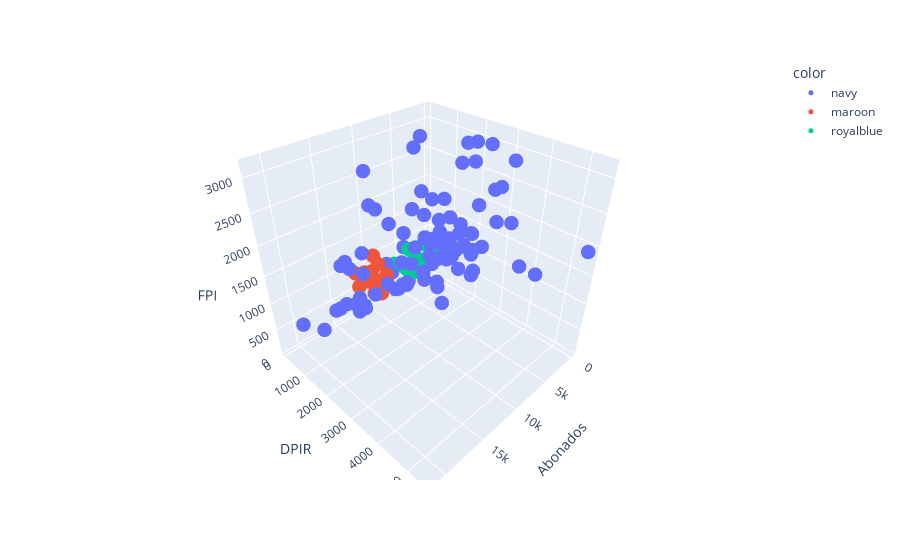

Notebook code cell kept with this figure:
### Code cell
colors = ['royalblue', 'maroon', 'forestgreen', 'mediumorchid', 'tan', 'deeppink', 'olive', 'goldenrod', 'lightcyan', 'navy']
vectorizer = np.vectorize(lambda x: colors[x % len(colors)])

fig = px.scatter_3d(datosA, x="Abonados", y="DPIR", z="FPI", 
                    color=vectorizer(dbscan.labels_))
fig.update_traces(
    textfont=dict(
        family="Arial",
        size=18,
        color="crimson"  # Change this to your desired color
    ),
    marker=dict(
        size=5
        #color='rgba(135, 206, 250, 0.8)'  # Marker color
    )
)
fig.show()

### Figure 1 — Plotly figure (JSON) as saved in the notebook; plotly's stock layout.template omitted (floating-point values rounded to 4 significant figures)
{"data": [{"hovertemplate": "color=navy<br>Abonados=%{x}<br>DPIR=%{y}<br>FPI=%{z}<extra></extra>", "legendgroup": "navy", "marker": {"color": "#636efa", "size": 5, "symbol": "circle"}, "mode": "markers", "name": "navy", "scene": "scene", "showlegend": true, "textfont": {"color": "crimson", "family": "Arial", "size": 18}, "type": "scatter3d", "x": [3756, 2230, 7039, 9777, 8644, 1012, 6590, 4508, 8573, 17327, 14986, 9650, 834, 17360, 10355, 4980, 6212, 779, 11976, 9407, 445, 14980, 10556, 12650, 1, 3904, 1305, 14855, 12032, 5610, 2496, 5375, 135, 8198, 1436, 8859, 6414, 74, 373, 2916, 6181, 3796, 1659, 6716, 5860, 10473, 6279, 2762, 8056, 292, 9000, 12534, 3937, 8121, 7065, 5310, 2883, 2685, 9574, 7199, 5556, 483, 4251, 4465, 2756, 3315, 603, 1210, 12575, 4801, 6226, 2955, 797, 4424, 2807, 13457, 2645, 6315, 15918, 18025, 5516, 3909, 21394, 15594, 5940, 10878, 4772, 9220, 4777, 4571, 5149, 11162, 4036, 3952, 6663, 16997, 11889, 2386, 6121, 342, 15517, 8536], "y": [3273, 2688, 2386, 2296, 2112, 2086, 1863, 1645, 1638, 1563, 1316, 1302, 1283, 1274, 1233, 1147, 1099, 1051, 981, 821, 817, 798, 776, 763, 656, 1151, 1015, 932, 893, 1617, 1552, 1524, 1390, 1182, 845, 751, 663, 5466, 4181, 4065, 3904, 3840, 3412, 3344, 3111, 3016, 2910, 2896, 2818, 2754, 2660, 2649, 2644, 2621, 2581, 2542, 2441, 2413, 2330, 2200, 2182, 2152, 2048, 2008, 2004, 1991, 1990, 1818, 1746, 1712, 1671, 1668, 1553, 1526, 1522, 1493, 1458, 1445, 1437, 1335, 119, 1145, 1116, 825, 78, 77, 715, 702, 964, 236, 203, 201, 175, 1661, 161, 143, 138, 2074, 1995, 1993, 1734, 1161], "z": [2597, 1423, 2446, 2682, 1852, 2987, 1176, 1582, 2206, 1152, 998, 754, 775, 976, 1972, 1798, 1260, 840, 2310, 937, 778, 1501, 2124, 1490, 800, 1191, 771, 1405, 2817, 2205, 1706, 1470, 1220, 1671, 1117, 853, 1167, 1917, 1188, 1485, 2881, 2209, 2952, 1477, 1269, 1852, 1748, 3147, 1888, 1770, 1150, 1808, 1765, 763, 1854, 1182, 2825, 1621, 1230, 975, 1355, 1944, 1362, 1179, 1699, 1250, 985, 2936, 1204, 1609, 1260, 1288, 2561, 1347, 909, 996, 918, 879, 994, 1016, 76, 1227, 972, 1483, 74, 102, 2831, 1035, 3043, 122, 161, 111, 149, 1315, 529, 120, 75, 1305, 1970, 1059, 1595, 1146]}, {"hovertemplate": "color=maroon<br>Abonados=%{x}<br>DPIR=%{y}<br>FPI=%{z}<extra></extra>", "legendgroup": "maroon", "marker": {"color": "#EF553B", "size": 5, "symbol": "circle"}, "mode": "markers", "name": "maroon", "scene": "scene", "showlegend": true, "textfont": {"color": "crimson", "family": "Arial", "size": 18}, "type": "scatter3d", "x": [11346, 11155, 10659, 11528, 11110, 13469, 12604, 12545, 11267, 9973, 10672, 13481, 11815, 12512], "y": [1336, 936, 901, 763, 727, 676, 780, 1156, 1092, 910, 882, 800, 1232, 936], "z": [1162, 1238, 791, 1075, 1332, 1150, 1135, 840, 976, 860, 812, 932, 810, 999]}, {"hovertemplate": "color=royalblue<br>Abonados=%{x}<br>DPIR=%{y}<br>FPI=%{z}<extra></extra>", "legendgroup": "royalblue", "marker": {"color": "#00cc96", "size": 5, "symbol": "circle"}, "mode": "markers", "name": "royalblue", "scene": "scene", "showlegend": true, "textfont": {"color": "crimson", "family": "Arial", "size": 18}, "type": "scatter3d", "x": [4855, 4929, 5287, 4722, 3726, 3034, 7901, 6768, 7153, 5279, 6281, 2168, 4984, 2964, 4782, 5252, 6370], "y": [1087, 842, 717, 672, 661, 635, 654, 1268, 925, 924, 845, 776, 692, 686, 666, 786, 738], "z": [775, 840, 741, 771, 733, 1019, 936, 868, 875, 896, 1166, 916, 826, 1005, 788, 860, 752]}], "layout": {"legend": {"title": {"text": "color"}, "tracegroupgap": 0}, "margin": {"t": 60}, "scene": {"domain": {"x": [0, 1], "y": [0, 1]}, "xaxis": {"title": {"text": "Abonados"}}, "yaxis": {"title": {"text": "DPIR"}}, "zaxis": {"title": {"text": "FPI"}}}}}
